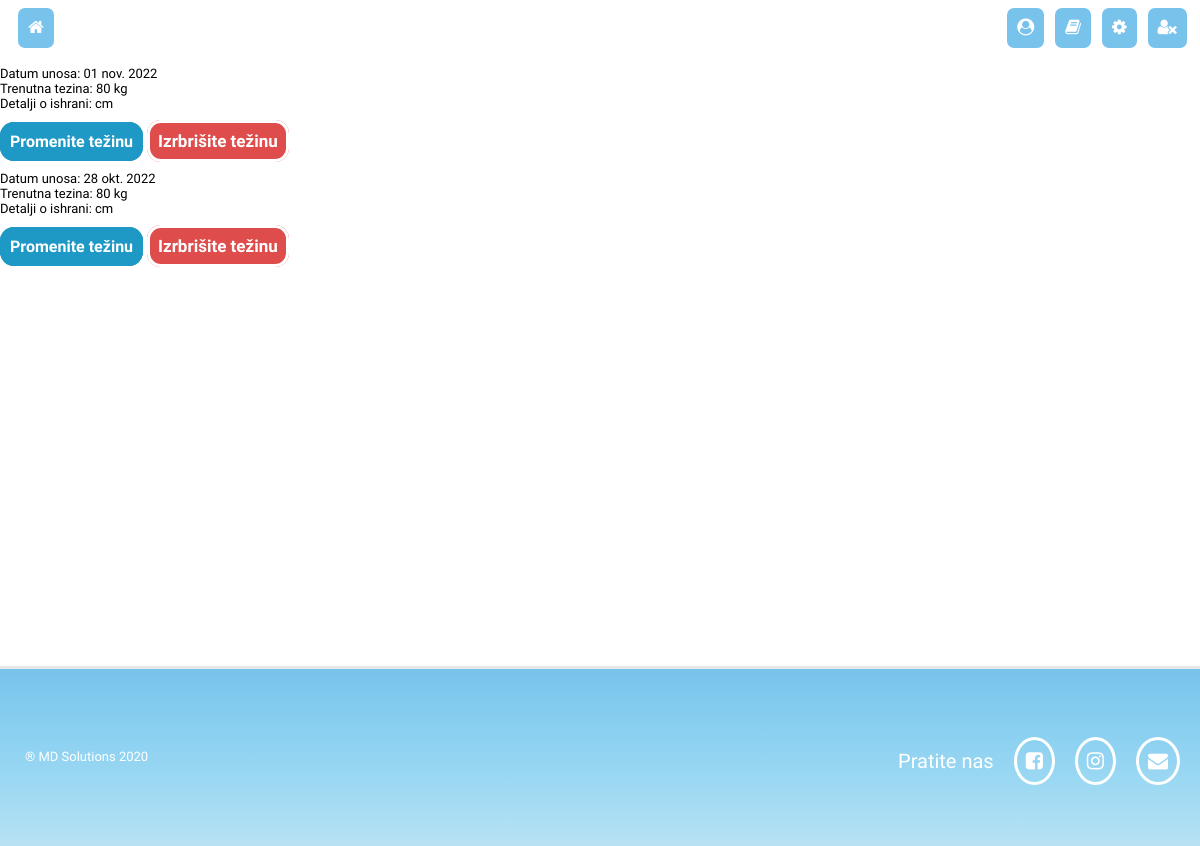
Before: /overview/weightlist (signed in) with the older database file.
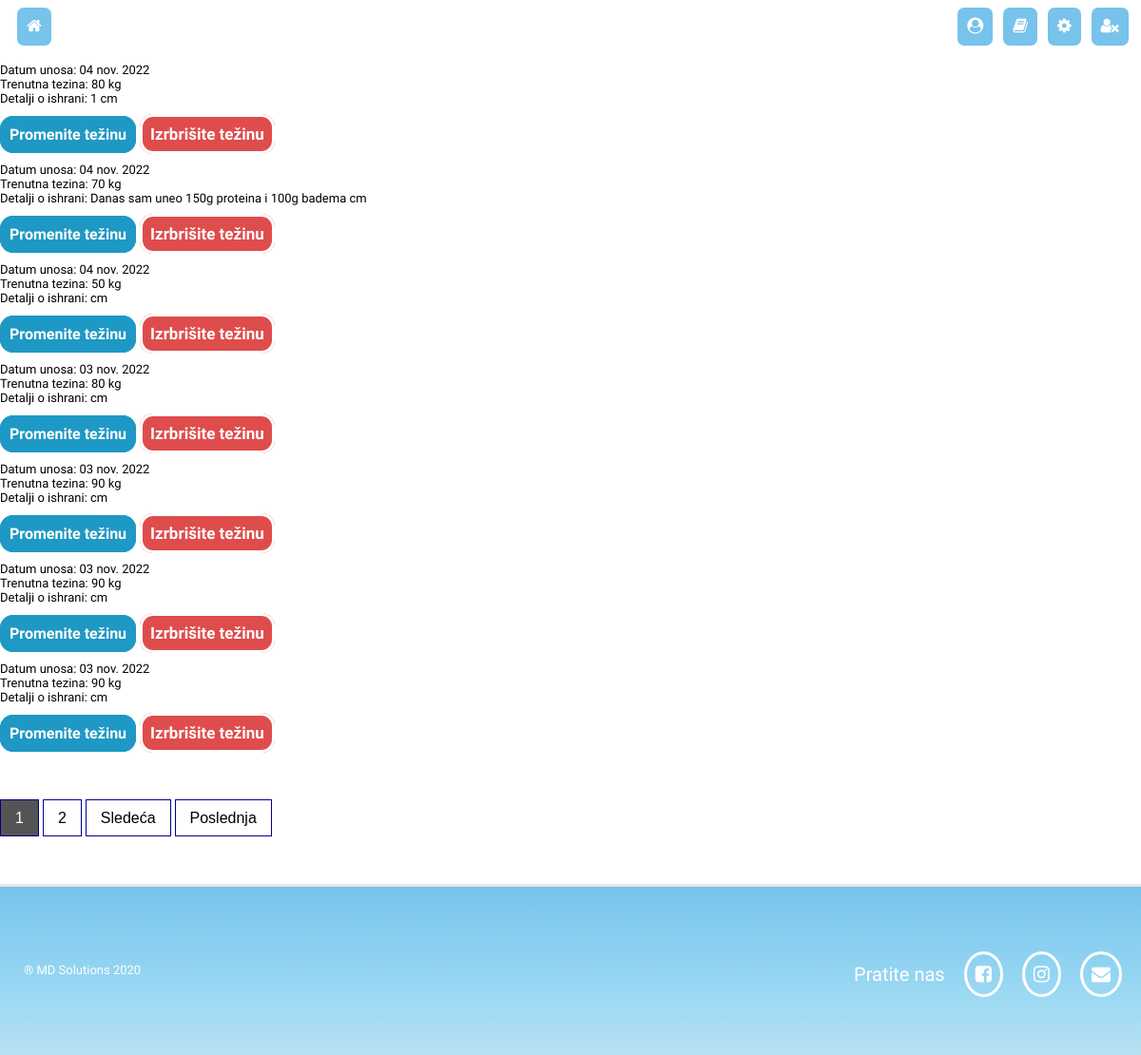
After: the same page with the newer database file.
### dijeta_je_meta/models.py (models this page shows, shortened)
class CurrentWeight(models.Model):
    owner = models.ForeignKey(User, on_delete=models.CASCADE,blank=True)
    date_added = models.DateTimeField(auto_now_add=True)
    trenutna_tezina = models.IntegerField(
              default=0,
        validators=[
            MaxValueValidator(400),
            MinValueValidator(45)
        ]
    )
    detalji = models.TextField(blank=True)
    class Meta:
       ordering = ['-date_added']

### dijeta_je_meta/views.py (the view)
# urls.py: path("overview/weightlist", views.ListCurrentWeight.as_view(), name="weightlist"),
class ListCurrentWeight(LoginRequiredMixin,ListView):
    model = CurrentWeight
    template_name = "dijeta_je_meta/weight_list.html"
    paginate_by = 7
    def get_context_data(self,*args, **kwargs):
        context = super(ListCurrentWeight, self).get_context_data(*args,**kwargs)
        return context
    def get_queryset(self): #sa ovim querijem cemo vratiti samo objekte koji pripadaju trenutnom useru
        return CurrentWeight.objects.filter(owner=self.request.user)

### dijeta_je_meta/templates/dijeta_je_meta/weight_list.html (shortened to what this page needs)
{% extends "dijeta_je_meta/base.html" %}
{% block content %}
{% for weight in currentweight_list %}
  <p>Datum unosa: {{weight.date_added|date:"d b Y"}}</p>
  <p>Trenutna tezina: {{weight.trenutna_tezina}} kg</p>
  <p>Detalji o ishrani: {{weight.detalji}} cm</p>
  <div class="button-div2">
  <a href="{% url 'update_weight' weight.id %}" class="button">Promenite težinu</a>
  <a href="{% url 'delete_weight' weight.id %}" class="delete-button">Izrbrišite težinu</a>
  </div>
  {% empty %}
    <a href="{% url 'currentweight' %}">Prvi unos</a>
{% endfor %}
<div class="pagination">
  {% if is_paginated %}
  {% for num in page_obj.paginator.page_range %}
    {% if page_obj.number == num %}
      <a class="active" href="?page={{ num }}">{{num}}</a>
     {% elif num > page_obj.number|add:'-3' and num < page_obj.number|add:'3' %}
       <a  href="?page={{ num }}">{{num}}</a>
    {% endif %}
  {% endfor %}
  {% if page_obj.has_next %}
     <a href="?page={{ page_obj.next_page_number }}">Sledeća</a>
     <a href="?page={{ page_obj.paginator.num_pages }}">Poslednja</a>
  {% endif %}
  {% endif %}
  </div>
{% endblock %}

Changed rows visible on the page:
no longer on this page (row unchanged): CurrentWeight: date_added "01 nov. 2022", trenutna_tezina "80"
no longer on this page (row unchanged): CurrentWeight: date_added "28 okt. 2022", trenutna_tezina "80"
added CurrentWeight: date_added "04 nov. 2022", trenutna_tezina "80", detalji "1"
added CurrentWeight: date_added "04 nov. 2022", trenutna_tezina "70", detalji "Danas sam uneo 150g proteina i 100g badema"
added CurrentWeight: date_added "04 nov. 2022", trenutna_tezina "50"
added CurrentWeight: date_added "03 nov. 2022", trenutna_tezina "80"
added CurrentWeight: date_added "03 nov. 2022", trenutna_tezina "90"
added CurrentWeight: date_added "03 nov. 2022", trenutna_tezina "90"
added CurrentWeight: date_added "03 nov. 2022", trenutna_tezina "90"
Other visible differences:
new list line: "1"
new list line: "2"
text now shown: "Sledeća Poslednja"
